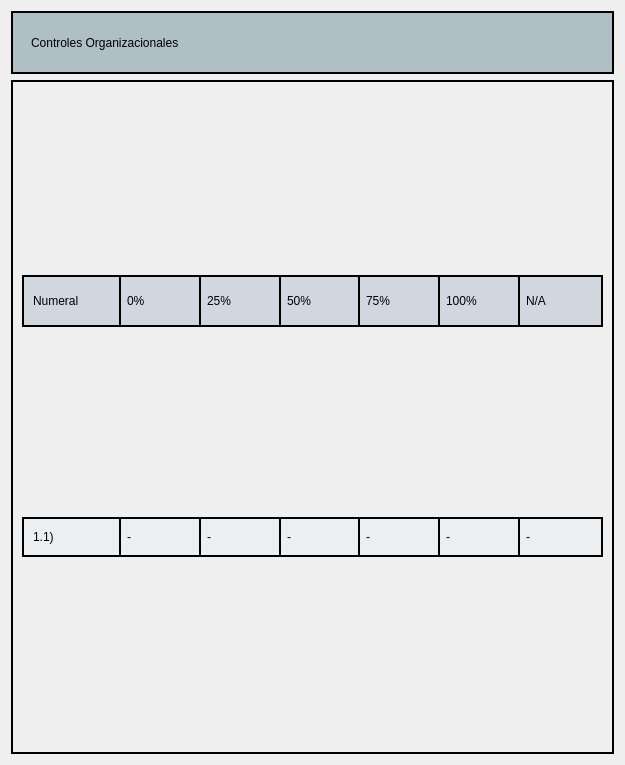
                   <widget class="QWidget" name="scrollAreaWidgetContents_2">
                    <property name="geometry">
                     <rect>
                      <x>0</x>
                      <y>0</y>
                      <width>625</width>
                      <height>765</height>
                     </rect>
                    </property>
                    <property name="minimumSize">
                     <size>
                      <width>40</width>
                      <height>0</height>
                     </size>
                    </property>
                    <layout class="QVBoxLayout" name="verticalLayout_13">
                     <item>
                      <widget class="QFrame" name="control1_3">
                       <property name="minimumSize">
                        <size>
                         <width>554</width>
                         <height>63</height>
                        </size>
                       </property>
                       <property name="maximumSize">
                        <size>
                         <width>16777215</width>
                         <height>63</height>
                        </size>
                       </property>
                       <property name="styleSheet">
                        <string notr="true">border: 2px solid black;
background-color: rgb(176,191,198);
</string>
                       </property>
                       <property name="frameShape">
                        <enum>QFrame::StyledPanel</enum>
                       </property>
                       <property name="frameShadow">
                        <enum>QFrame::Raised</enum>
                       </property>
                       <layout class="QHBoxLayout" name="horizontalLayout_82">
                        <property name="topMargin">
                         <number>9</number>
                        </property>
                        <property name="bottomMargin">
                         <number>9</number>
                        </property>
                        <item>
                         <widget class="QFrame" name="frame_49">
                          <property name="styleSheet">
                           <string notr="true">border: 0px solid black;</string>
                          </property>
                          <property name="frameShape">
                           <enum>QFrame::StyledPanel</enum>
                          </property>
                          <property name="frameShadow">
                           <enum>QFrame::Raised</enum>
                          </property>
                          <layout class="QVBoxLayout" name="verticalLayout_3">
                           <item>
                            <widget class="QLabel" name="label_14">
                             <property name="styleSheet">
                              <string notr="true">font: 75 16pt &quot;Times New Roman&quot;;
qproperty-alignment: AlignCenter;
border: 0px solid;</string>
                             </property>
                             <property name="text">
                              <string>Controles Organizacionales</string>
                             </property>
                            </widget>
                           </item>
                          </layout>
                         </widget>
                        </item>
                       </layout>
                      </widget>
                     </item>
                     <item>
                      <widget class="QFrame" name="items4_3">
                       <property name="minimumSize">
                        <size>
                         <width>554</width>
                         <height>0</height>
                        </size>
                       </property>
                       <property name="maximumSize">
                        <size>
                         <width>16777215</width>
                         <height>16777215</height>
                        </size>
                       </property>
                       <property name="styleSheet">
                        <string notr="true">border: 2px solid black;
</string>
                       </property>
                       <property name="frameShape">
                        <enum>QFrame::StyledPanel</enum>
                       </property>
                       <property name="frameShadow">
                        <enum>QFrame::Raised</enum>
                       </property>
                       <layout class="QVBoxLayout" name="verticalLayout_10">
                        <item>
                         <widget class="QFrame" name="Header_6">
                          <property name="minimumSize">
                           <size>
                            <width>0</width>
                            <height>52</height>
                           </size>
                          </property>
                          <property name="maximumSize">
                           <size>
                            <width>16777215</width>
                            <height>52</height>
                           </size>
                          </property>
                          <property name="styleSheet">
                           <string notr="true">border: 2px solid black;
background-color: rgb(208,215,223);</string>
                          </property>
                          <property name="frameShape">
                           <enum>QFrame::StyledPanel</enum>
                          </property>
                          <property name="frameShadow">
                           <enum>QFrame::Raised</enum>
                          </property>
                          <layout class="QHBoxLayout" name="horizontalLayout_83">
                           <property name="topMargin">
                            <number>0</number>
                           </property>
                           <property name="bottomMargin">
                            <number>0</number>
                           </property>
                           <item>
                            <widget class="QLabel" name="label_129">
                             <property name="minimumSize">
                              <size>
                               <width>80</width>
                               <height>0</height>
                              </size>
                             </property>
                             <property name="maximumSize">
                              <size>
                               <width>16777215</width>
                               <height>16777215</height>
                              </size>
                             </property>
                             <property name="styleSheet">
                              <string notr="true">font: 75 14pt &quot;Times New Roman&quot;;
qproperty-alignment: AlignCenter;
border: 0px solid;</string>
                             </property>
                             <property name="text">
                              <string>Numeral</string>
                             </property>
                            </widget>
                           </item>
                           <item>
                            <widget class="Line" name="line_145">
                             <property name="minimumSize">
                              <size>
                               <width>2</width>
                               <height>0</height>
                              </size>
                             </property>
                             <property name="maximumSize">
                              <size>
                               <width>2</width>
                               <height>16777215</height>
                              </size>
                             </property>
                             <property name="orientation">
                              <enum>Qt::Vertical</enum>
                             </property>
                            </widget>
                           </item>
                           <item>
                            <widget class="QLabel" name="label_64">
                             <property name="minimumSize">
                              <size>
                               <width>50</width>
                               <height>0</height>
                              </size>
                             </property>
                             <property name="styleSheet">
                              <string notr="true">font: 75 14pt &quot;Times New Roman&quot;;
qproperty-alignment: AlignCenter;
border: 0px solid;</string>
                             </property>
                             <property name="text">
                              <string>0%</string>
                             </property>
                            </widget>
                           </item>
                           <item>
                            <widget class="Line" name="line_146">
                             <property name="minimumSize">
                              <size>
                               <width>2</width>
                               <height>0</height>
                              </size>
                             </property>
                             <property name="maximumSize">
                              <size>
                               <width>2</width>
                               <height>16777215</height>
                              </size>
                             </property>
                             <property name="orientation">
                              <enum>Qt::Vertical</enum>
                             </property>
                            </widget>
                           </item>
                           <item>
                            <widget class="QLabel" name="label_142">
                             <property name="minimumSize">
                              <size>
                               <width>50</width>
                               <height>0</height>
                              </size>
                             </property>
                             <property name="styleSheet">
                              <string notr="true">font: 75 14pt &quot;Times New Roman&quot;;
qproperty-alignment: AlignCenter;
border: 0px solid;</string>
                             </property>
                             <property name="text">
                              <string>25%</string>
                             </property>
                            </widget>
                           </item>
                           <item>
                            <widget class="Line" name="line_147">
                             <property name="minimumSize">
                              <size>
                               <width>2</width>
                               <height>0</height>
                              </size>
                             </property>
                             <property name="maximumSize">
                              <size>
                               <width>2</width>
                               <height>16777215</height>
                              </size>
                             </property>
                             <property name="orientation">
                              <enum>Qt::Vertical</enum>
                             </property>
                            </widget>
                           </item>
                           <item>
                            <widget class="QLabel" name="label_143">
                             <property name="minimumSize">
                              <size>
                               <width>50</width>
                               <height>0</height>
                              </size>
                             </property>
                             <property name="styleSheet">
                              <string notr="true">font: 75 14pt &quot;Times New Roman&quot;;
qproperty-alignment: AlignCenter;
border: 0px solid;</string>
                             </property>
                             <property name="text">
                              <string>50%</string>
                             </property>
                            </widget>
                           </item>
                           <item>
                            <widget class="Line" name="line_148">
                             <property name="minimumSize">
                              <size>
                               <width>2</width>
                               <height>0</height>
                              </size>
                             </property>
                             <property name="maximumSize">
                              <size>
                               <width>2</width>
                               <height>16777215</height>
                              </size>
                             </property>
                             <property name="orientation">
                              <enum>Qt::Vertical</enum>
                             </property>
                            </widget>
                           </item>
                           <item>
                            <widget class="QLabel" name="label_144">
                             <property name="minimumSize">
                              <size>
                               <width>50</width>
                               <height>0</height>
                              </size>
                             </property>
                             <property name="styleSheet">
                              <string notr="true">font: 75 14pt &quot;Times New Roman&quot;;
qproperty-alignment: AlignCenter;
border: 0px solid;</string>
                             </property>
                             <property name="text">
                              <string>75%</string>
                             </property>
                            </widget>
                           </item>
                           <item>
                            <widget class="Line" name="line_149">
                             <property name="minimumSize">
                              <size>
                               <width>2</width>
                               <height>0</height>
                              </size>
                             </property>
                             <property name="maximumSize">
                              <size>
                               <width>2</width>
                               <height>16777215</height>
                              </size>
                             </property>
                             <property name="orientation">
                              <enum>Qt::Vertical</enum>
                             </property>
                            </widget>
                           </item>
                           <item>
                            <widget class="QLabel" name="label_145">
                             <property name="minimumSize">
                              <size>
                               <width>50</width>
                               <height>0</height>
                              </size>
                             </property>
                             <property name="styleSheet">
                              <string notr="true">font: 75 14pt &quot;Times New Roman&quot;;
qproperty-alignment: AlignCenter;
border: 0px solid;</string>
                             </property>
                             <property name="text">
                              <string>100%</string>
                             </property>
                            </widget>
                           </item>
                           <item>
                            <widget class="Line" name="line_150">
                             <property name="minimumSize">
                              <size>
                               <width>2</width>
                               <height>0</height>
                              </size>
                             </property>
                             <property name="maximumSize">
                              <size>
                               <width>2</width>
                               <height>16777215</height>
                              </size>
                             </property>
                             <property name="orientation">
                              <enum>Qt::Vertical</enum>
                             </property>
                            </widget>
                           </item>
                           <item>
                            <widget class="QLabel" name="label_146">
                             <property name="minimumSize">
                              <size>
                               <width>50</width>
                               <height>0</height>
                              </size>
                             </property>
                             <property name="styleSheet">
                              <string notr="true">font: 75 14pt &quot;Times New Roman&quot;;
qproperty-alignment: AlignCenter;
border: 0px solid;</string>
                             </property>
                             <property name="text">
                              <string>N/A</string>
                             </property>
                            </widget>
                           </item>
                          </layout>
                         </widget>
                        </item>
                        <item>
                         <widget class="QFrame" name="r1_3">
                          <property name="minimumSize">
                           <size>
                            <width>0</width>
                            <height>0</height>
                           </size>
                          </property>
                          <property name="maximumSize">
                           <size>
                            <width>16777215</width>
                            <height>40</height>
                           </size>
                          </property>
                          <property name="styleSheet">
                           <string notr="true">background-color: rgb(235,239,241);</string>
                          </property>
                          <property name="frameShape">
                           <enum>QFrame::StyledPanel</enum>
                          </property>
                          <property name="frameShadow">
                           <enum>QFrame::Raised</enum>
                          </property>
                          <layout class="QHBoxLayout" name="horizontalLayout_84">
                           <property name="topMargin">
                            <number>0</number>
                           </property>
                           <property name="bottomMargin">
                            <number>0</number>
                           </property>
                           <item>
                            <widget class="QLabel" name="label_147">
                             <property name="minimumSize">
                              <size>
                               <width>80</width>
                               <height>0</height>
                              </size>
                             </property>
                             <property name="maximumSize">
                              <size>
                               <width>16777215</width>
                               <height>16777215</height>
                              </size>
                             </property>
                             <property name="styleSheet">
                              <string notr="true">font: 75 14pt &quot;Times New Roman&quot;;
qproperty-alignment: AlignCenter;
border: 0px solid;</string>
                             </property>
                             <property name="text">
                              <string>1.1)</string>
                             </property>
                            </widget>
                           </item>
                           <item>
                            <widget class="Line" name="line_151">
                             <property name="minimumSize">
                              <size>
                               <width>2</width>
                               <height>0</height>
                              </size>
                             </property>
                             <property name="maximumSize">
                              <size>
                               <width>2</width>
                               <height>16777215</height>
                              </size>
                             </property>
                             <property name="orientation">
                              <enum>Qt::Vertical</enum>
                             </property>
                            </widget>
                           </item>
                           <item>
                            <widget class="QLabel" name="label1_1_11">
                             <property name="minimumSize">
                              <size>
                               <width>50</width>
                               <height>0</height>
                              </size>
                             </property>
                             <property name="styleSheet">
                              <string notr="true">QLabel {
qproperty-alignment: AlignCenter;
border: 0px solid black;
}

</string>
                             </property>
                             <property name="text">
                              <string>-</string>
                             </property>
                            </widget>
                           </item>
                           <item>
                            <widget class="Line" name="line_152">
                             <property name="minimumSize">
                              <size>
                               <width>2</width>
                               <height>0</height>
                              </size>
                             </property>
                             <property name="maximumSize">
                              <size>
                               <width>2</width>
                               <height>16777215</height>
                              </size>
                             </property>
                             <property name="orientation">
                              <enum>Qt::Vertical</enum>
                             </property>
                            </widget>
                           </item>
                           <item>
                            <widget class="QLabel" name="label1_1_12">
                             <property name="minimumSize">
                              <size>
                               <width>50</width>
                               <height>0</height>
                              </size>
                             </property>
                             <property name="styleSheet">
                              <string notr="true">QLabel {
qproperty-alignment: AlignCenter;
border: 0px solid black;
}

</string>
                             </property>
                             <property name="text">
                              <string>-</string>
                             </property>
                            </widget>
                           </item>
                           <item>
                            <widget class="Line" name="line_153">
                             <property name="minimumSize">
                              <size>
                               <width>2</width>
                               <height>0</height>
                              </size>
                             </property>
                             <property name="maximumSize">
                              <size>
                               <width>2</width>
                               <height>16777215</height>
                              </size>
                             </property>
                             <property name="orientation">
                              <enum>Qt::Vertical</enum>
                             </property>
                            </widget>
                           </item>
                           <item>
                            <widget class="QLabel" name="label1_1_13">
                             <property name="minimumSize">
                              <size>
                               <width>50</width>
                               <height>0</height>
                              </size>
                             </property>
                             <property name="styleSheet">
                              <string notr="true">QLabel {
qproperty-alignment: AlignCenter;
border: 0px solid black;
}

</string>
                             </property>
                             <property name="text">
                              <string>-</string>
                             </property>
                            </widget>
                           </item>
                           <item>
                            <widget class="Line" name="line_154">
                             <property name="minimumSize">
                              <size>
                               <width>2</width>
                               <height>0</height>
                              </size>
                             </property>
                             <property name="maximumSize">
                              <size>
                               <width>2</width>
                               <height>16777215</height>
                              </size>
                             </property>
                             <property name="orientation">
                              <enum>Qt::Vertical</enum>
                             </property>
                            </widget>
                           </item>
                           <item>
                            <widget class="QLabel" name="llabel1_1_6">
                             <property name="minimumSize">
                              <size>
                               <width>50</width>
                               <height>0</height>
                              </size>
                             </property>
                             <property name="styleSheet">
                              <string notr="true">QLabel {
qproperty-alignment: AlignCenter;
border: 0px solid black;
}

</string>
                             </property>
                             <property name="text">
                              <string>-</string>
                             </property>
                            </widget>
                           </item>
                           <item>
                            <widget class="Line" name="line_155">
                             <property name="minimumSize">
                              <size>
                               <width>2</width>
                               <height>0</height>
                              </size>
                             </property>
                             <property name="maximumSize">
                              <size>
                               <width>2</width>
                               <height>16777215</height>
                              </size>
                             </property>
                             <property name="orientation">
                              <enum>Qt::Vertical</enum>
                             </property>
                            </widget>
                           </item>
                           <item>
                            <widget class="QLabel" name="label1_1_14">
                             <property name="minimumSize">
                              <size>
                               <width>50</width>
                               <height>0</height>
                              </size>
                             </property>
                             <property name="styleSheet">
                              <string notr="true">QLabel {
qproperty-alignment: AlignCenter;
border: 0px solid black;
}

</string>
                             </property>
                             <property name="text">
                              <string>-</string>
                             </property>
                            </widget>
                           </item>
                           <item>
                            <widget class="Line" name="line_156">
                             <property name="minimumSize">
                              <size>
                               <width>2</width>
                               <height>0</height>
                              </size>
                             </property>
                             <property name="maximumSize">
                              <size>
                               <width>2</width>
                               <height>16777215</height>
                              </size>
                             </property>
                             <property name="orientation">
                              <enum>Qt::Vertical</enum>
                             </property>
                            </widget>
                           </item>
                           <item>
                            <widget class="QLabel" name="label1_1_15">
                             <property name="styleSheet">
                              <string notr="true">QLabel {
qproperty-alignment: AlignCenter;
border: 0px solid black;
}

</string>
                             </property>
                             <property name="text">
                              <string>-</string>
                             </property>
                            </widget>
                           </item>
                          </layout>
                         </widget>
                        </item>
                       </layout>
                      </widget>
                     </item>
                    </layout>
                   </widget>
